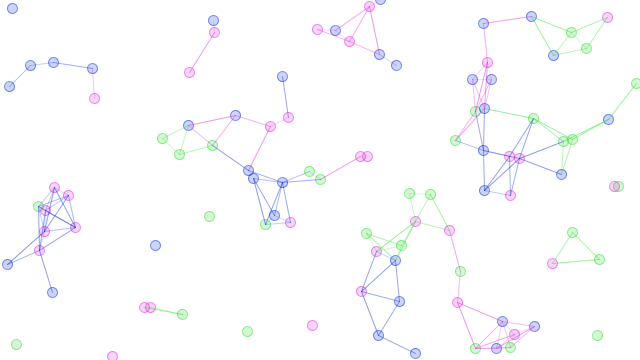
Frame 1 (no input)
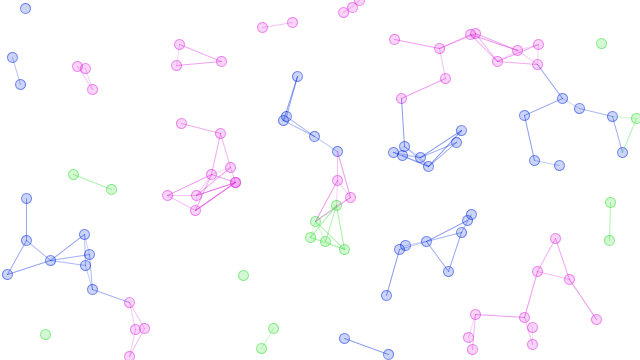
Frame 60 (the mouse pressed at the canvas centre just before this capture)
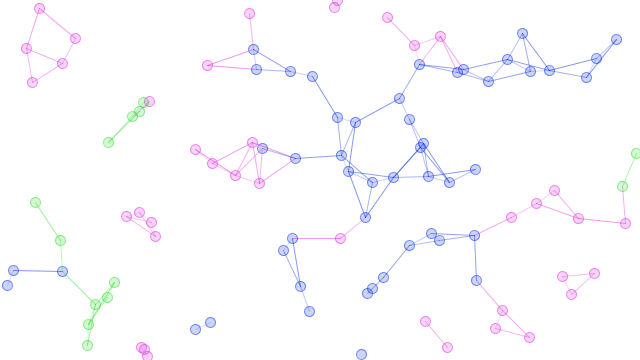
Frame 120 (the mouse held since frame 60 and released just before this capture)

The Processing sketch that drew these frames (run headless with seeded random() and noise(); from frame 60 on, the mouse is pressed at the canvas centre):

// Processing sketch: particulas2D3colores
// ── particulas2D3colores.pde
ParticleSystem ps;
int N = 100;
int radio;
color[] colores = new color[3];


void setup() {
  size(640, 360);
  colorMode(RGB, 255, 255, 255, 100);
  colores[0] = color(0,40,220);
  colores[1] = color(220,40,220);
  colores[2] = color(40,220,40);
  
  ps = new ParticleSystem(1, new PVector(width/2,height/2,0));
  for(int i = 0; i < N; i++){
    ps.addParticle(int(random(width-4*radio)+2*radio),int(random(height-4*radio)+2*radio));
  }
  smooth();
}

void draw() {
  background(255);
  ps.run();
  
}



class Particle {
  PVector loc;
  PVector vel;
  PVector acc;
  float r;
  float timer;
  int state;
  
  // Another constructor (the one we are using here)
  Particle(PVector l) {
    acc = new PVector(0,0,0);
    vel = new PVector(random(-1,1),random(-1,1),0);
    loc = l.get();
    r = 10.0;
    timer = 100.0;
    state = int(random(3));
  }

  void run() {
    update();
    render();
  }

  // Method to update location
  void update() {
    vel.add(acc);
    
    if(loc.x < r || loc.x > (width - r)){
      vel.x = -1*vel.x;
    }
    if(loc.y < r || loc.y > (height - r)){
      vel.y = -1*vel.y;
    }
    loc.add(vel);
    
    //timer -= 1.0;
  }

  // Method to displa
  void render() {
   ellipseMode(CENTER);
    stroke(colores[state],50);
    fill(colores[state],20);
    ellipse(loc.x,loc.y,r,r);
    
  }
  
  // Is the particle still useful?
  boolean dead() {
    if (timer <= 0.0) {
      return true;
    } else {
      return false;
    }
  }
  
   

}

// A class to describe a group of Particles
// An ArrayList is used to manage the list of Particles 

class ParticleSystem {

  ArrayList particles;    // An arraylist for all the particles
  PVector origin;        // An origin point for where particles are born

  ParticleSystem(int num, PVector v) {
    particles = new ArrayList();              // Initialize the arraylist
    origin = v.get();                        // Store the origin point
    for (int i = 0; i < num; i++) {
      particles.add(new Particle(origin));    // Add "num" amount of particles to the arraylist
    }
  }

  void run() {
    // Cycle through the ArrayList backwards b/c we are deleting
    for (int i = particles.size()-1; i >= 0; i--) {
      Particle p = (Particle) particles.get(i);
      p.run();
      
      
      
      if (p.dead()) {
        particles.remove(i);
      }
    }
    
    for (int i = particles.size()-1; i >= 0; i--) {
      Particle p = (Particle) particles.get(i);
      for (int j = i; j >= 0; j--) {
        Particle q = (Particle) particles.get(j);
        int dista = int(dist(q.loc.x,q.loc.y,p.loc.x,p.loc.y));
        if(50 > dista){
          q.state = p.state;
          stroke(colores[p.state],dista);
          line(q.loc.x,q.loc.y,p.loc.x,p.loc.y);
        }
      }
    }
      
    
    
  }

  void addParticle() {
    particles.add(new Particle(origin));
  }
  
    void addParticle(float x, float y) {
    particles.add(new Particle(new PVector(x,y)));
  }

  void addParticle(Particle p) {
    particles.add(p);
  }

  // A method to test if the particle system still has particles
  boolean dead() {
    if (particles.isEmpty()) {
      return true;
    } else {
      return false;
    }
  }

}
